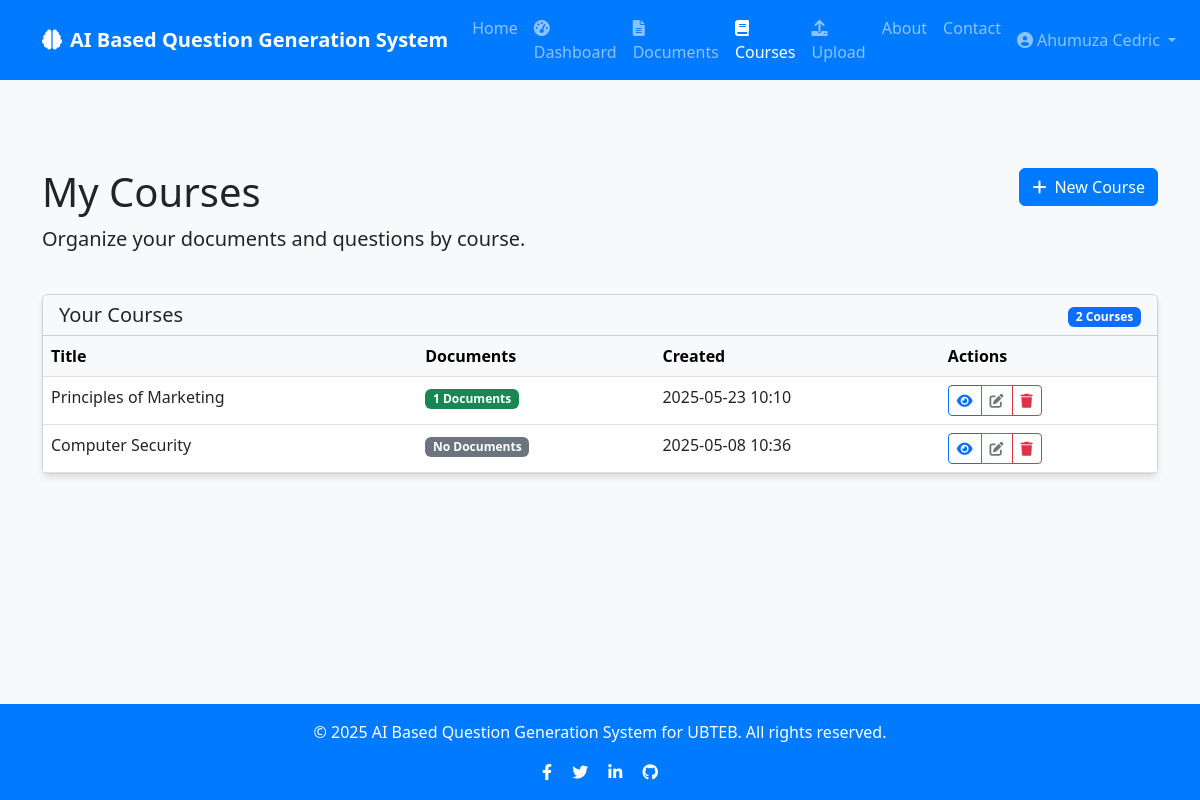
The app's page /courses (signed in), older data.
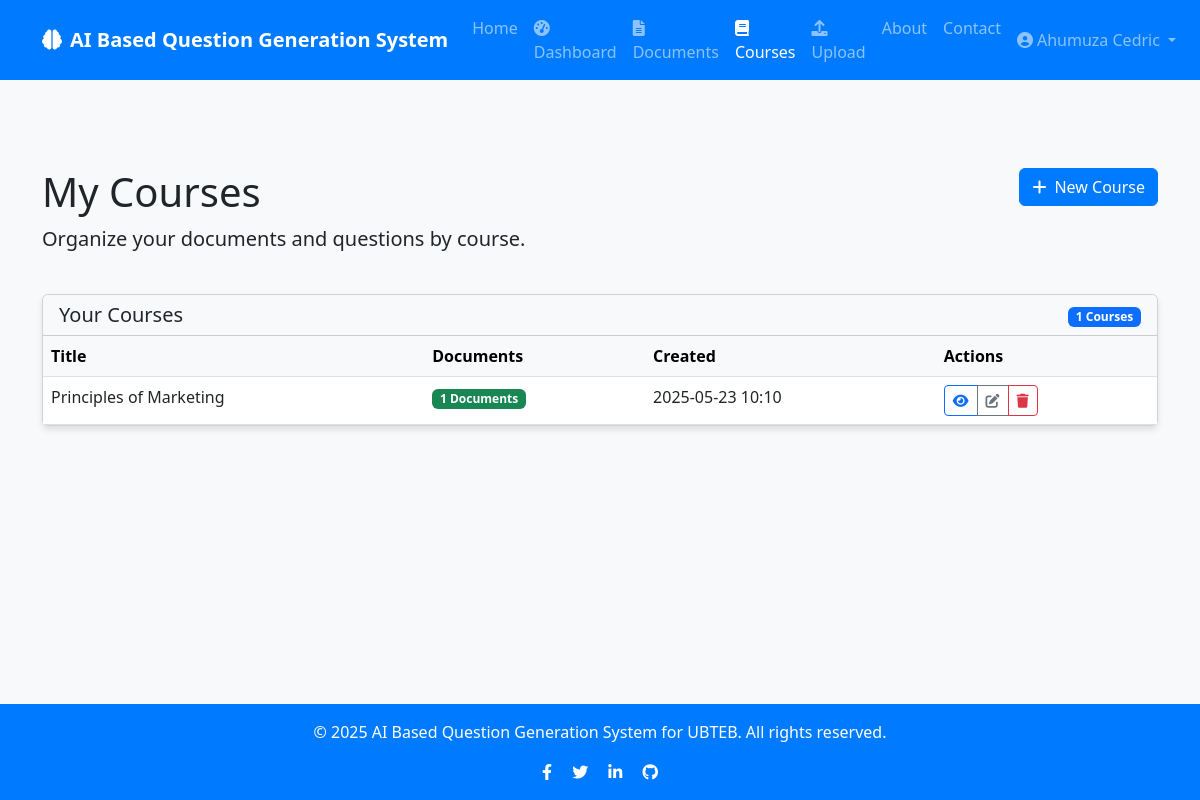
The same page, newer data.
### app/models/user.py (models this page shows, shortened)
class User(db.Model, UserMixin):
    id = db.Column(db.Integer, primary_key=True)
    username = db.Column(db.String(50), unique=True, nullable=False)
    email = db.Column(db.String(120), unique=True, nullable=False)
    password = db.Column(db.String(60), nullable=False)
    created_at = db.Column(db.DateTime, default=datetime.utcnow)
    documents = db.relationship('Document', backref='author', lazy=True, cascade="all, delete-orphan")
    questions = db.relationship('Question', backref='author', lazy=True, cascade="all, delete-orphan")
    courses = db.relationship('Course', backref='author', lazy=True, cascade="all, delete-orphan")

### app/models/course.py (models this page shows, shortened)
class Course(db.Model):
    id = db.Column(db.Integer, primary_key=True)
    title = db.Column(db.String(100), nullable=False)
    description = db.Column(db.Text, nullable=True)
    created_at = db.Column(db.DateTime, default=datetime.utcnow)
    user_id = db.Column(db.Integer, db.ForeignKey('user.id'), nullable=False)
    documents = db.relationship('Document', backref='course', lazy=True, cascade="all, delete-orphan")

### app/routes/courses.py (the view)
@courses.route('/courses')
@login_required
def list_courses():
    user_courses = Course.query.filter_by(user_id=current_user.id).all()
    return render_template('courses/courses.html', courses=user_courses)

### app/models/user.py (called while the page is built)
@login_manager.user_loader
def load_user(user_id):
    return User.query.get(int(user_id))

### app/templates/courses/courses.html (shortened to what this page needs)
{% extends "base.html" %}
{% block content %}
<div class="container py-5">
    <div class="row mb-4">
        <div class="col-md-8">
            <h1>My Courses</h1>
            <p class="lead">Organize your documents and questions by course.</p>
        </div>
        <div class="col-md-4 text-end">
            <a href="{{ url_for('courses.create_course') }}" class="btn btn-primary">
                <i class="fas fa-plus me-2"></i>New Course
            </a>
        </div>
    </div>
    {% if courses %}
        <div class="row">
            <div class="col-md-12">
                <div class="card">
                    <div class="card-header bg-light">
                        <div class="row align-items-center">
                            <div class="col">
                                <h5 class="mb-0">Your Courses</h5>
                            </div>
                            <div class="col-auto">
                                <span class="badge bg-primary">{{ courses|length }} Courses</span>
                            </div>
                        </div>
                    </div>
                    <div class="card-body p-0">
                        <div class="table-responsive">
                            <table class="table table-hover mb-0">
                                <thead class="table-light">
                                    <tr>
                                        <th>Title</th>
                                        <th>Documents</th>
                                        <th>Created</th>
                                        <th>Actions</th>
                                    </tr>
                                </thead>
                                <tbody>
                                    {% for course in courses|sort(attribute='created_at', reverse=True) %}
                                        <tr>
                                            <td>{{ course.title }}</td>
                                            <td>
                                                {% if course.documents|length > 0 %}
                                                    <span class="badge bg-success">{{ course.documents|length }} Documents</span>
                                                {% else %}
                                                    <span class="badge bg-secondary">No Documents</span>
                                                {% endif %}
                                            </td>
                                            <td>{{ course.created_at.strftime('%Y-%m-%d %H:%M') }}</td>
                                            <td>
                                                <div class="btn-group" role="group">
                                                    <a href="{{ url_for('courses.view_course', course_id=course.id) }}"
                                                       class="btn btn-sm btn-outline-primary"
                                                       title="View Course">
                                                        <i class="fas fa-eye"></i>
                                                    </a>
                                                    <a href="{{ url_for('courses.edit_course', course_id=course.id) }}"
                                                       class="btn btn-sm btn-outline-secondary"
                                                       title="Edit Course">
                                                        <i class="fas fa-edit"></i>
                                                    </a>
                                                    <button type="button"
                                                            class="btn btn-sm btn-outline-danger delete-course-btn"
                                                            data-course-id="{{ course.id }}"
                                                            data-course-title="{{ course.title }}"
                                                            title="Delete Course">
                                                        <i class="fas fa-trash"></i>
                                                    </button>
                                                </div>
                                            </td>
                                        </tr>
                                    {% endfor %}
                                </tbody>
                            </table>
                        </div>
                    </div>
                </div>
            </div>
        </div>
    {% endif %}
</div>
{% endblock %}

### app/templates/base.html (shortened to what this page needs)
<!DOCTYPE html>
<html lang="en">
<head>
    <link href="https://cdn.jsdelivr.net/npm/bootstrap@5.3.0/dist/css/bootstrap.min.css" rel="stylesheet">
    <link rel="stylesheet" href="https://cdnjs.cloudflare.com/ajax/libs/font-awesome/6.0.0/css/all.min.css">
</head>
<body>
    <nav class="navbar navbar-expand-lg navbar-dark mb-4">
        <div class="container">
            <a class="navbar-brand" href="{{ url_for('main.index') }}">
                <i class="fas fa-brain me-2"></i>AI Based Question Generation System
            </a>
            <div class="collapse navbar-collapse" id="navbarNav">
                <ul class="navbar-nav me-auto">
                    <li class="nav-item">
                        <a class="nav-link" href="{{ url_for('main.index') }}">Home</a>
                    </li>
                    {% if current_user.is_authenticated %}
                    <li class="nav-item">
                        <a class="nav-link {% if request.endpoint == 'main.dashboard' %}active{% endif %}"
                           href="{{ url_for('main.dashboard') }}">
                            <i class="fas fa-tachometer-alt me-1"></i>Dashboard
                        </a>
                    </li>
                    <li class="nav-item">
                        <a class="nav-link {% if request.endpoint.startswith('questions.list_documents') %}active{% endif %}"
                           href="{{ url_for('questions.list_documents') }}">
                            <i class="fas fa-file-alt me-1"></i>Documents
                        </a>
                    </li>
                    <li class="nav-item">
                        <a class="nav-link {% if request.endpoint.startswith('courses.') %}active{% endif %}"
                           href="{{ url_for('courses.list_courses') }}">
                            <i class="fas fa-book me-1"></i>Courses
                        </a>
                    </li>
                    <li class="nav-item">
                        <a class="nav-link {% if request.endpoint == 'questions.upload_document' %}active{% endif %}"
                           href="{{ url_for('questions.upload_document') }}">
                            <i class="fas fa-upload me-1"></i>Upload
                        </a>
                    </li>
                    {% endif %}
                    <li class="nav-item">
                        <a class="nav-link" href="{{ url_for('main.about') }}">About</a>
                    </li>
                    <li class="nav-item">
                        <a class="nav-link" href="{{ url_for('main.contact') }}">Contact</a>
                    </li>
                </ul>
                <ul class="navbar-nav">
                    {% if current_user.is_authenticated %}
                    <li class="nav-item dropdown">
                        <a class="nav-link dropdown-toggle" href="#" id="navbarDropdown" role="button" data-bs-toggle="dropdown" aria-expanded="false">
                            <i class="fas fa-user-circle me-1"></i>{{ current_user.username }}
                        </a>
                    </li>
                    {% endif %}
                </ul>
            </div>
        </div>
    </nav>
    <div class="content">
        {% block content %}{% endblock %}
    </div>
    <footer class="footer text-center">
        <div class="container">
            <div class="row">
                <div class="col-md-12">
                    <p>&copy; 2025 AI Based Question Generation System for UBTEB. All rights reserved.</p>
                    <div class="social-icons">
                        <a href="#" class="text-white me-3"><i class="fab fa-facebook-f"></i></a>
                        <a href="#" class="text-white me-3"><i class="fab fa-twitter"></i></a>
                        <a href="#" class="text-white me-3"><i class="fab fa-linkedin-in"></i></a>
                        <a href="#" class="text-white"><i class="fab fa-github"></i></a>
                    </div>
                </div>
            </div>
        </div>
    </footer>
</body>
</html>

### app/templates/base.html (style rules this page uses)
body { min-height: 100vh; display: flex; flex-direction: column; background-color: #f8f9fa; }
.content { flex: 1; }
.navbar { background-color:#007bff; }
.navbar-brand { font-weight: bold; color: #ffffff; }
.nav-item { color: #f8f9fa; }
.footer { background-color: #007bff; color: #ffffff; padding: 1rem 0; margin-top: 2rem; }
.card { box-shadow: 0 4px 6px rgba(0, 0, 0, 0.1); transition: all 0.3s ease; }
.btn-primary { background-color: #007bff; border-color: #007bff; }

Row changes from the older to the newer data that the page shows:
removed Course: title "Computer Security", shows "No Documents", created_at "2025-05-08 10:36"
Text that changed along with them:
{{ courses|length }}: "2" → "1"
